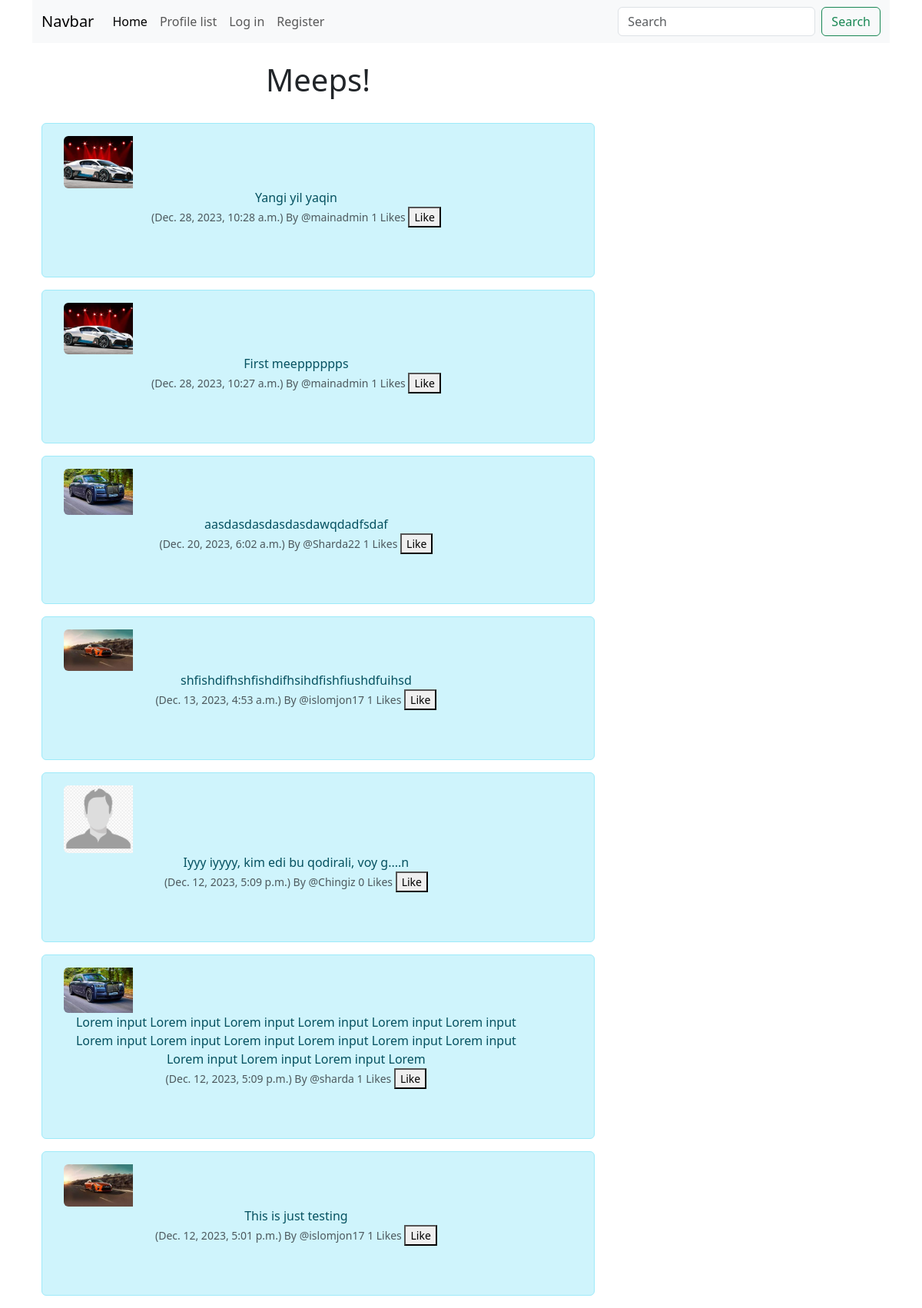
The page / on the database its author committed.
### twitterclone/models.py (models this page shows, shortened)
class Meep(models.Model):
    user = models.ForeignKey(
        User, related_name = "meeps",
        on_delete= models.DO_NOTHING
    )
    body = models.CharField(max_length=200)
    created_at = models.DateTimeField(auto_now_add=True)
    likes = models.ManyToManyField(User, related_name="meep_like", blank=True)
    def number_of_likes(self):
        return self.likes.count()

class Profile(models.Model):
    user = models.OneToOneField(User, on_delete=models.CASCADE)
    follows = models.ManyToManyField("self",
                                    related_name="followed_by",
                                    symmetrical=False,
                                    blank=True)
    profile_image = models.ImageField(null=True, blank=True, upload_to="images/")
    profile_bio = models.CharField(null=True, blank=True, max_length=500)
    facebook_link = models.CharField(null=True, blank=True, max_length=500)
    instagram_link = models.CharField(null=True, blank=True, max_length=500)
    telegram_link = models.CharField(null=True, blank=True, max_length=500)
    created_date = models.DateTimeField(User, auto_now=True)

### twitterclone/views.py (the view)
# urls.py: path('', views.home, name="home"),
def home(request):
    if request.user.is_authenticated:
        form = MeepForm(request.POST or None)
        profiles = Profile.objects.exclude(user=request.user)
        if request.method == "POST":
            if form.is_valid():
                meep = form.save(commit=False)
                meep.user = request.user
                meep.save()
                messages.success(request, ("Yout meep has been posted!"))
                return redirect('home')
        meeps = Meep.objects.all().order_by("-created_at")
        return render(request, 'home.html', {'meeps':meeps, 'form':form})
    else:
        meeps = Meep.objects.all().order_by("-created_at")
        return render(request, 'home.html', {'meeps':meeps})

### twitterclone/templates/home.html (shortened to what this page needs)
{% extends 'base.html' %}
{% load static %}
{% block content %}
<div class="container text-center">
	<div class="row">
		<div class="col-8">
<h1> Meeps! </h1>
<br/>
{% for meeps in meeps %}
<div class="alert alert-info" role="alert">
  <div class="container">
    <div class="row">
        <div class="col-2">
            {% if meeps.user.profile.profile_image %}
              <img src="{{ meeps.user.profile.profile_image.url }}" width="200" height="200" class="img-fluid rounded-start  " alt="{{ profiles.user.username }}">
              {% else %}
              <img src="{% static 'twitterclone/images/profile_image_2.png' %}" width="200" height="200" class="img-fluid rounded-start" alt="Profile picture">
             {% endif %}
        </div>
             <div class="col-11">
            {{ meeps.body }} </br>
            <small class="text-muted">
            ({{ meeps.created_at }}) By
            @{{ meeps.user.username }}
  <span id="like-count-{{ meeps.id }}">{{ meeps.number_of_likes }}</span> Likes
  <button onclick="likePost({{ meeps.id }}, 'like-count-{{ meeps.id }}')" id="like-button-{{ meeps.id }}">
    {% if meeps.is_liked_by_current_user %}Unlike{% else %}Like{% endif %}
  </button>
          </small>
          <br/> <br/><br/>
        </div>
      </div>
     </div>
  </div>
{% endfor %}
</div>
<div class="col-4">
  <br/><br/><br/>
</div>
{% endblock  %}

### rows shown on the page
Meep: user.profile.profile_image (picture), body "Yangi yil yaqin", created_at "Dec. 28, 2023, 10:28 a.m.", user.username "mainadmin", number_of_likes "1"
Meep: user.profile.profile_image (picture), body "First meepppppps", created_at "Dec. 28, 2023, 10:27 a.m.", user.username "mainadmin", number_of_likes "1"
Meep: user.profile.profile_image (picture), body "aasdasdasdasdasdawqdadfsdaf", created_at "Dec. 20, 2023, 6:02 a.m.", user.username "Sharda22", number_of_likes "1"
Meep: user.profile.profile_image (picture), body "shfishdifhshfishdifhsihdfishfiushdfuihsd", created_at "Dec. 13, 2023, 4:53 a.m.", user.username "islomjon17", number_of_likes "1"
Meep: body "Iyyy iyyyy, kim edi bu qodirali, voy g....n", created_at "Dec. 12, 2023, 5:09 p.m.", user.username "Chingiz", number_of_likes "0"
Meep: user.profile.profile_image (picture), body "Lorem input Lorem input Lorem input Lorem input Lorem input Lorem input Lorem input Lorem input Lorem input Lorem input Lorem input Lorem input Lorem input Lorem input Lorem input Lorem", created_at "Dec. 12, 2023, 5:09 p.m.", user.username "sharda", number_of_likes "1"
Meep: user.profile.profile_image (picture), body "This is just testing", created_at "Dec. 12, 2023, 5:01 p.m.", user.username "islomjon17", number_of_likes "1"
